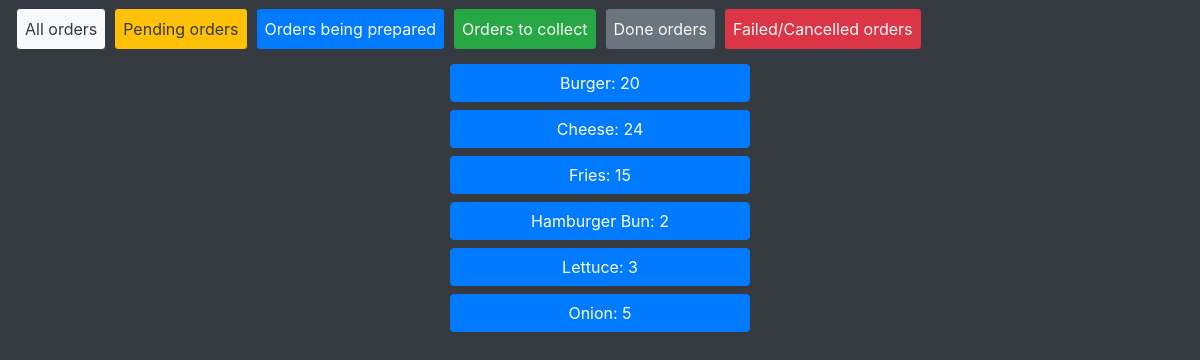
/ordersys/manage_stock/ (signed in), run on the app's committed database.
### ordersys/models.py (models this page shows, shortened)
class Ingredient(models.Model):
    name = models.CharField(max_length=32)
    amount_stored = models.PositiveIntegerField()
    restock_cost = models.DecimalField(max_digits=4, decimal_places=2, default=0)

### ordersys/views.py (the view)
# urls.py: path('manage_stock/', views.ManageStockView.as_view(), name="manage_stock"),
class ManageStockView(LoginRequiredMixin, generic.ListView):
    login_url = '/ordersys/login/'
    template_name = 'ordersys/manage_stock.html'
    model = Ingredient
    context_object_name = 'ingredients_list'
    def get_queryset(self):
        return Ingredient.objects.order_by('name')

### ordersys/templates/ordersys/manage_stock.html
{% extends 'ordersys/base.html'%}
{% block content %}
    {% if ingredients_list %}
        {% for ingredient in ingredients_list %}
            <form action="{% url 'ordersys:ingredient_details' ingredient.id%}" method="get" class="d-flex justify-content-center">
                <button type="submit" class="btn btn-primary w-25 d-flex mt-2 mb-0 justify-content-center">{{ingredient.name}}: {{ingredient.amount_stored}}</button>
            </form>
        {% endfor %}
    {% endif %}
{% endblock %}

### data on the page
Ingredient: name "Burger", amount_stored "20"
Ingredient: name "Cheese", amount_stored "24"
Ingredient: name "Fries", amount_stored "15"
Ingredient: name "Hamburger Bun", amount_stored "2"
Ingredient: name "Lettuce", amount_stored "3"
Ingredient: name "Onion", amount_stored "5"
